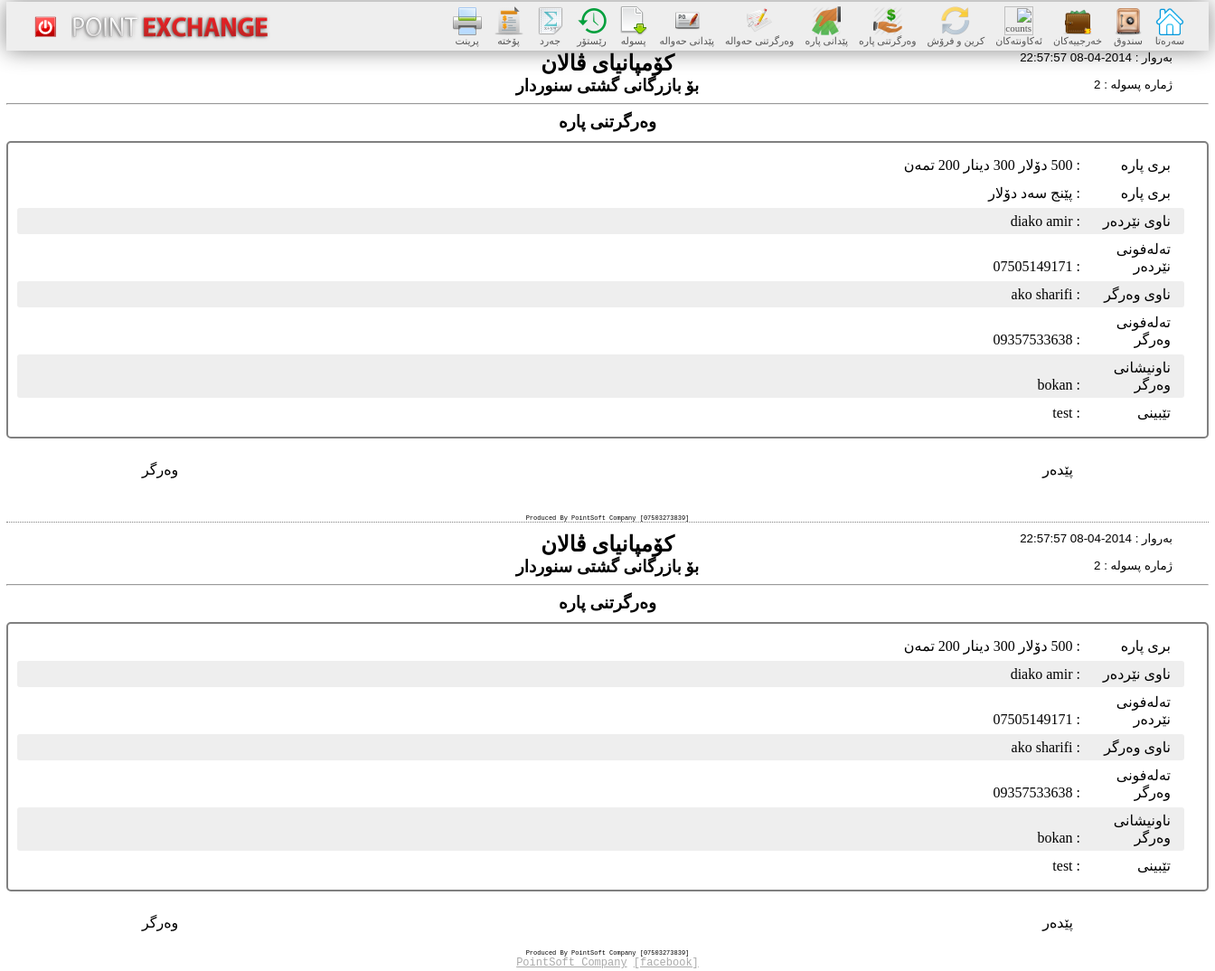
/order_payment_view.php?id=2 (signed in), run on the app's committed database.
### tables this page shows
CREATE TABLE IF NOT EXISTS `order_payment` (
  `id` int(11) NOT NULL AUTO_INCREMENT,
  `id_user` int(11) DEFAULT NULL,
  `date_time` datetime DEFAULT NULL,
  `a_dollar` decimal(20,0) DEFAULT NULL,
  `a_dinar` decimal(20,0) DEFAULT NULL,
  `a_tman` decimal(20,0) DEFAULT NULL,
  `sender_name` varchar(100) DEFAULT NULL,
  `sender_phone` varchar(100) DEFAULT NULL,
  `reciever_name` varchar(100) NOT NULL,
  `reciever_phone` varchar(100) DEFAULT NULL,
  `reciever_address` varchar(200) DEFAULT NULL,
  `state` varchar(50) DEFAULT NULL,
  `detail` varchar(200) DEFAULT NULL,
  PRIMARY KEY (`id`)
);

### class/order_payment.class.php (called while the page is built, shortened)
<?php
require_once 'database.class.php';
class order_payment extends database{
	private static $TABLE = 'order_payment';
	public static function get_order_payment_info($id){
		try{
			$sql = "SELECT * FROM ".self::$TABLE." WHERE id = :id";
			$stmt = self::$PDO->prepare($sql);
			$stmt->bindParam(':id',$id,PDO::PARAM_INT);
			$stmt->execute();
			$row = $stmt->fetch(PDO::FETCH_ASSOC);
			return $row;
		}
		catch(PDOException $e){
			echo 'Error: [order_payment.class.php/function get_order_payment_info]'.$e->getMessage().'<br>';
			die();
		}
	}
}
?>

### class/database.class.php (called while the page is built, shortened)
<?php
function dsh_money($money,$decimal_check = 2,$symbol = null){
	$negative = false;
	$decimal = $money - intval($money);
	$arr = array();
	if($money !== 0)
		while($money){
			$part = strval($money % 1000);
			$len = strlen($part);
			$money =intval($money/1000);
			array_push($arr, $part);
		}
	else
		$arr = array(0);
	$arr = array_reverse($arr);
	$str = implode(',', $arr);
	return $str;
}
function money_to_word($number)
{
    $max_size = pow(10,18);
    if (is_int($number) && $number < abs($max_size))
    {
        switch ($number)
        {
            case 5:
                $string = "پێنج";
                break;
            case $number < pow(10,3):
                $prefix = money_to_word(intval(floor($number/pow(10,2)))) . " سەد";
                $string = $prefix . @$suffix;
                break;
        }
    } else
    {
        echo "ERROR with - $number<br/> Number must be an integer between -" . number_format($max_size, 0, ".", ",") . " and " . number_format($max_size, 0, ".", ",") . " exclussive.";
    }
    return $string;
}
?>

### order_payment_view.php (the view, shortened to what this page needs)
<?php
	require_once 'class/database.class.php';
	require_once 'class/order_payment.class.php';
	$order_payment_info = order_payment::get_order_payment_info(@$_GET['id']);
	$money = '';
	if($order_payment_info['a_dollar'])
		$money .= dsh_money($order_payment_info['a_dollar']).' دۆلار ';
	if($order_payment_info['a_dinar'])
		$money .= dsh_money($order_payment_info['a_dinar']).' دینار ';
	if($order_payment_info['a_tman'])
		$money .= dsh_money($order_payment_info['a_tman']).' تمەن ';
?>
<html>
<?php require_once 'head_tag.php'; ?>
  <body>
  	<div id="wrapper">
  		<?php require_once 'nav.php'; ?>
  		<div id="main">
			<section>
				<h2>کۆمپانیای ڤالان</h2>
				<h3>بۆ بازرگانی گشتی سنوردار</h3>
				<div class="corner">
					<p>بەروار : <?php echo $order_payment_info['date_time']; ?></p>
					<p>ژمارە پسوله : <?php echo $order_payment_info['id']; ?></p>
				</div>
				<hr>
				<h3>وەرگرتنی پاره</h3>
				<div class="package">
					<p><span> بری پاره  </span>: <?php echo $money ?> </p>
					<p><span> بری پاره  </span>: <?php echo money_to_word(intval($order_payment_info['a_dollar'])); ?> دۆلار</p>
					<p class="ee"><span> ناوی نێردەر </span>: <?php echo $order_payment_info['sender_name']; ?></p>
					<p><span> تەلەفونی نێردەر </span>: <?php echo $order_payment_info['sender_phone']; ?></p>
					<p class="ee"><span> ناوی وەرگر </span>: <?php echo $order_payment_info['reciever_name']; ?></p>
					<p><span> تەلەفونی وەرگر </span>: <?php echo $order_payment_info['reciever_phone']; ?></p>
					<p class="ee"><span> ناونیشانی وەرگر </span>: <?php echo $order_payment_info['reciever_address']; ?></p>
					<p><span> تێبینی </span>: <?php echo $order_payment_info['detail']; ?></p>
				</div>
				<div class="pedar">پێدەر</div>
				<div class="warger">وەرگر</div>
			</section>
			<div class="dash">Produced By PointSoft Company [07503273839]</div>
			<section>
				<h2>کۆمپانیای ڤالان</h2>
				<h3>بۆ بازرگانی گشتی سنوردار</h3>
				<div class="corner">
					<p>بەروار : <?php echo $order_payment_info['date_time']; ?></p>
					<p>ژمارە پسوله : <?php echo $order_payment_info['id']; ?></p>
				</div>
				<hr>
				<h3>وەرگرتنی پاره</h3>
				<div class="package">
					<p><span> بری پاره  </span>: <?php echo $money ?> </p>
					<p class="ee"><span> ناوی نێردەر </span>: <?php echo $order_payment_info['sender_name']; ?></p>
					<p><span> تەلەفونی نێردەر </span>: <?php echo $order_payment_info['sender_phone']; ?></p>
					<p class="ee"><span> ناوی وەرگر </span>: <?php echo $order_payment_info['reciever_name']; ?></p>
					<p><span> تەلەفونی وەرگر </span>: <?php echo $order_payment_info['reciever_phone']; ?></p>
					<p class="ee"><span> ناونیشانی وەرگر </span>: <?php echo $order_payment_info['reciever_address']; ?></p>
					<p><span> تێبینی </span>: <?php echo $order_payment_info['detail']; ?></p>
				</div>
				<div class="pedar">پێدەر</div>
				<div class="warger">وەرگر</div>
			</section>
			<div class="dash2">Produced By PointSoft Company [07503273839]</div>
		</div>
		<?php require_once 'footer.php'; ?>
  </body>
</html>

### style.css (style rules this page uses)
body { background: url('images/500px/seamlesstexture21_500.jpg'); margin: 0; }
#wrapper { width: 1330px; border: 2px solid white; margin: 0 auto; background-color: rgba(255,255,255,0.8); }

### order_payment_view.php (style rules this page uses)
.corner { margin-top: -55px; float: right; font-family: arial; font-size: smaller; direction: rtl; }
section { direction: rtl; font-family: 'kxani'; }
section h2, section h3 { text-align: center; margin:0; }
.corner p { margin:0 25px 5px 0; }
section p { margin:0 15px 2px 0; padding: 5px; padding-right: 15px; border-radius: 3px; }
section p span { display: inline-block; width: 100px; }
section .package { border: 2px solid gray; border-radius: 5px; padding: 10px; margin-top: 10px; }
.pedar { float:right; margin: 25px 150px 0 0; }
.warger { float:left; margin: 25px 0 0 150px; }
.ee { background-color: #EEE; }
.dash { border-bottom: 1px dotted gray; margin: 40px 0 10px 0; text-align: center; font-family: courier new; font-size: 7px; }
.dash2 { margin: 20px 0 0 0; text-align: center; font-family: courier; font-size: 7px; }

### data on the page
order_payment: date_time "2014-04-08 22:57:57", id "2", a_dollar "پێنج سەد", sender_name "diako amir", sender_phone "07505149171", reciever_name "ako sharifi", reciever_phone "09357533638", reciever_address "bokan", detail "test"

### other printed values
$words[$phrase] "سەرەتا سندوق خەرجییەکان ئەکاونتەکان کرین و فرۆش وەرگرتنی پاره پێدانی پارە وەرگرتنی حەوالە پێدانی حەوالە پسولە رێستۆر جەرد پۆخته پرینت"
$money "500 دۆلار 300 دینار 200 تمەن"
